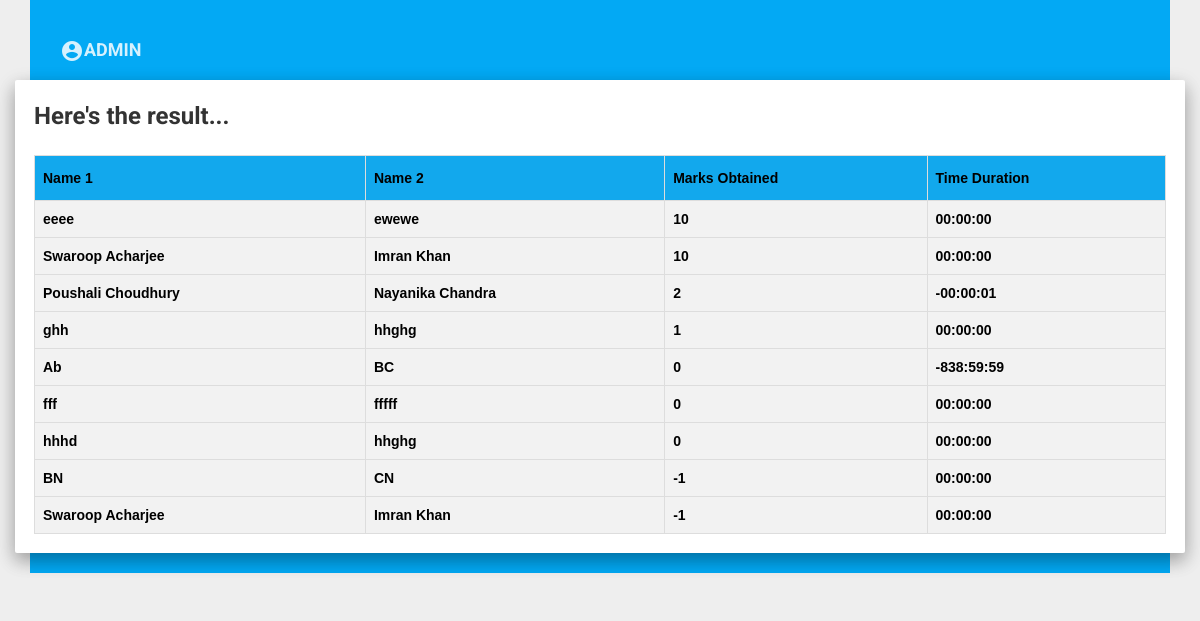
The app's page /admin.php with its own data.
### tables this page shows
CREATE TABLE `quiz_1` (
  `sl` int(11) NOT NULL,
  `name_1` varchar(100) DEFAULT NULL,
  `name_2` varchar(100) DEFAULT NULL,
  `ph` int(12) NOT NULL,
  `email` varchar(30) NOT NULL,
  `start_time` timestamp NOT NULL DEFAULT CURRENT_TIMESTAMP ON UPDATE CURRENT_TIMESTAMP,
  `end_time` timestamp NOT NULL DEFAULT '0000-00-00 00:00:00',
  `mark` int(11) NOT NULL DEFAULT '0'
);

### admin.php (the view, shortened to what this page needs)
<?php
try
{
	$db = new PDO("mysql:dbname=quiz;host=localhost", "root", "" );
}
catch(PDOException $e)
{
    alert($e->getMessage()) ;
}
?>
<!DOCTYPE html>
<html>
<head>
  <link href="http://maxcdn.bootstrapcdn.com/bootstrap/3.3.6/css/bootstrap.min.css" rel="stylesheet">
  <link href="dist/css/bootstrap-material-design.css" rel="stylesheet">
  <link href="dist/css/ripples.min.css" rel="stylesheet">
  <link href="http://fezvrasta.github.io/snackbarjs/dist/snackbar.min.css" rel="stylesheet">
  </head>
<body>
<div class="container">
    <div class="navbar navbar-info">
		<div class="container-fluid">
			<div class="navbar-collapse collapse navbar-responsive-collapse">
				<ul class="nav navbar-nav">
					<h3><li><a class="navbar-brand" href="javascript:void(0)"><b><i class="material-icons md-48"><i class="material-icons">account_circle</i></i>ADMIN</a></li></h3>
				</ul>
			</div>
        </div>
	<div class="row">
        <div class="well bs-component">
          <form class="form-horizontal">
            <fieldset>
              <legend>Here's the result...</legend>
</head>
<body>
<table id="customers">
  <tr>
    <th>Name 1</th>
    <th>Name 2</th>
    <th>Marks Obtained</th>
	<th>Time Duration</th>
  </tr>
 <?php
$sql="SELECT name_1,name_2,mark, TIMEDIFF(end_time,start_time) as time FROM quiz_1 order by mark desc";
foreach($db->query($sql) as $row)
{
?>
  <tr>
    <td><?php echo $row['name_1'];?></td>
    <td><?php echo $row['name_2'];?></td>
    <td><?php echo $row['mark'];?></td>
	<td><?php echo $row['time'];?></td>
  </tr>
<?php }?>
</table>
              </fieldset>
			</form>
        </div>
      </div>
     </div>
    </div>
</body>
</html>

### admin.php (style rules this page uses)
#customers { font-family: "Trebuchet MS", Arial, Helvetica, sans-serif; border-collapse: collapse; width: 100%; }
#customers td, #customers th { border: 1px solid #ddd; padding: 8px; }
#customers tr { background-color: #f2f2f2;color:black; }
#customers th { padding-top: 12px; padding-bottom: 12px; text-align: left; background-color: #12a8ed; color: Black; }

### records on screen
quiz_1: name_1 "eeee", name_2 "ewewe", mark "10", time "00:00:00"
quiz_1: name_1 "Swaroop Acharjee", name_2 "Imran Khan", mark "10", time "00:00:00"
quiz_1: name_1 "Poushali Choudhury", name_2 "Nayanika Chandra", mark "2", time "-00:00:01"
quiz_1: name_1 "ghh", name_2 "hhghg", mark "1", time "00:00:00"
quiz_1: name_1 "Ab", name_2 "BC", mark "0", time "-838:59:59"
quiz_1: name_1 "fff", name_2 "fffff", mark "0", time "00:00:00"
quiz_1: name_1 "hhhd", name_2 "hhghg", mark "0", time "00:00:00"
quiz_1: name_1 "BN", name_2 "CN", mark "-1", time "00:00:00"
quiz_1: name_1 "Swaroop Acharjee", name_2 "Imran Khan", mark "-1", time "00:00:00"
